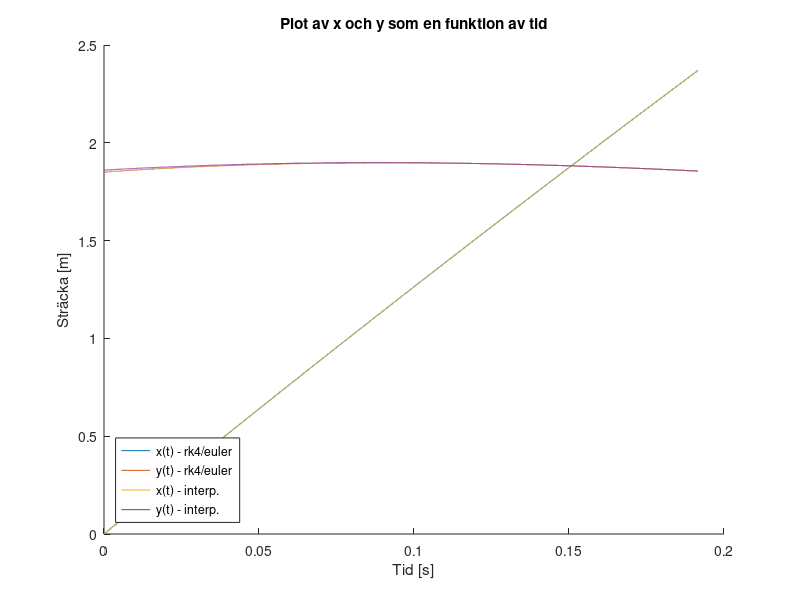

Reproduce this figure in MATLAB. (Note: this script raises an error after producing the figure.)

%Uppgift a)

clear; close all; clc;

%Givna konstanter och funktioner
be=1.83;
d=2.37;
m=0.026;
V0=13;
h=1.85;
grad=5;
g=9.82;
Kx=0.001;
Ky=0.01;
dt=0.01;
tol=10^-5;

udot=@(u,v)(-(Kx/m)*u*sqrt(u^2+v^2));
vdot=@(u,v)(-g-(Ky/m)*v*sqrt(u^2+v^2));

maxiter=50;

for iter = 1:maxiter
    
    clear u; clear v; clear x ; clear y;
    
    u(1)=V0*cos((grad/360)*2*pi);
    v(1)=V0*sin((grad/360)*2*pi);
    
    x(1)=0; 
    y(1)=h; 

    trff_pnkt(1) = 0;
    
    %rk4
    while x(end) < d
    
        x(end+1)=x(end)+u(end)*dt;
        y(end+1)=y(end)+v(end)*dt;
        
        k1=udot(u(end),v(end));
        l1=vdot(u(end),v(end));
        k2=udot(u(end)+k1*dt/2, v(end)+l1*dt/2);
        l2=vdot(u(end)+k1*dt/2, v(end)+l1*dt/2);
        k3=udot(u(end)+k2*dt/2, v(end)+l2*dt/2);
        l3=vdot(u(end)+k2*dt/2, v(end)+l2*dt/2);
        k4=udot(u(end)+k3*dt, v(end)+l3*dt);
        l4=vdot(u(end)+k3*dt, v(end)+l3*dt);
    
        u(end+1)=u(end)+dt*(k1+2*k2+2*k3+k4)/6;
        v(end+1)=v(end)+dt*(l1+2*l2+2*l3+l4)/6;

    end
    

    %tidsintervall
    a=0;
    b=( length(x) - 1 ) * dt;
    t=a:dt:b;
    
    %Binärsök
%     if d < x(1)
%         mid=1;
%     end
%     
%     if d > x(end)
%         mid=length(x);
%     end
%     
%     hi = length(x);
%     lo = 1;
%     while lo <= hi
%         mid = fix( ( hi + lo ) * .5 );
%         if d < x(mid) 
%             hi = mid - 1;
%         
%         elseif d > x(mid)
%             lo = mid + 1;
% 
%         else
%             break
%         end
%     end
%     
    
    %interpolation
    %Andragrads- och tredjegradspolynom
    
    t_p = [t(end-3) t(end-2) t(end-1) t(end)]';
    t_mat = [t_p.^0 t_p.^1 t_p.^2 t_p.^3];
    t_mat2 = [t_p.^0 t_p.^1 t_p.^2];
    x_p = [x(end-3) x(end-2) x(end-1) x(end)]';
    y_p = [y(end-3) y(end-2) y(end-1) y(end)]';
   

    cx=t_mat\x_p; cy=t_mat\y_p;
    cx2= t_mat2\x_p; cy2=t_mat2\y_p;

    x_func = @(t) ( cx(1) + cx(2) * t + cx(3) * t^2 + cx(4)*t^3);
    y_func = @(t) ( cy(1) + cy(2) * t + cy(3) * t^2 + cy(4)*t^3);
    x_func2 = @(t) ( cx2(1) + cx2(2) * t + cx2(3) * t^2 );
    y_func2 = @(t) ( cy2(1) + cy2(2) * t + cy2(3) * t^2 );
    
    xp_func = @(t) ( cx(2) + 2*cx(3) * t + 3 * cx(4) * t^2);
    xp_func2 = @(t) ( cx2(2) + 2*cx2(3) * t );
    
    
    %newton-raphson
    
    %tredjegradsinterpolation
    t0 = .2;    trunc = 1;
    
    while abs( trunc ) > tol
        trunc = ( x_func( t0 ) - 2.37 ) / xp_func( t0 );
        t1 = t0 - trunc;
        t0 = t1;
    end 

    %andragradsinterpolation
    t2 = .2;    trunc = 1;
    
    while abs( trunc ) > tol
        trunc = ( x_func2( t2 ) - 2.37 ) / xp_func2( t2 );
        t3 = t2 - trunc;
        t2 = t3;
    end

    
    trff_pnkt(end+1) = y_func(t1);
    
    %Kollar s.a. båda interpolationer konvergerar mot samma värde
    disp( abs( y_func(t1) - y_func2(t3) ) )
    

    if abs( trff_pnkt(end) - trff_pnkt(end-1) ) < tol
        
        disp( abs( trff_pnkt(end)-trff_pnkt(end-1) ) )
        svar = trff_pnkt(end);
        break
    end
    
    dt = dt / 2;



end

hold on
plot(t,x,t,y)
plot(t,arrayfun(x_func,t),t,arrayfun(y_func,t))
legend({"x(t) - rk4/euler", "y(t) - rk4/euler","x(t) - interp.","y(t) - interp."}, "Location", "southwest")
title("Plot av x och y som en funktion av tid")
xlabel("Tid [s]")
ylabel("Sträcka [m]")


disp("träffpunkt från marken: " + svar )


%%

%b)

clear; close all; clc;
theta = 0:90;
%plot(theta, arrayfun(@f, theta))

%sekantmetoden

gr1 = 81; gr2 = 82; trunc = 1;
i=1;
while abs(trunc) > 10^-6
    
    trunc = f(gr1) * (gr1 - gr2) / (f(gr1) - f(gr2));
    r = gr1 - trunc;
    gr2 = gr1;
    gr1 = r;
    disp([i r])
    i=i+1;

end



function trff=f(grad)

%Funktion som räknar ut träffpunkt som en funktion av grad

%Givna konstanter och funktioner

d=2.37;
m=0.026;
V0=13;
h=1.85;
g=9.82;
Kx=0.001;
Ky=0.01;
be=1.83;

udot=@(u,v)(-(Kx/m)*u*sqrt(u^2+v^2));
vdot=@(u,v)(-g-(Ky/m)*v*sqrt(u^2+v^2));

dt = 6.103515625000000e-06;
u(1)=V0*cos((grad/360)*2*pi);
v(1)=V0*sin((grad/360)*2*pi);
x(1)=0; 
y(1)=h; 

while x(end) < d
    
    x(end+1)=x(end)+u(end)*dt;
    y(end+1)=y(end)+v(end)*dt;
    
    k1=udot(u(end),v(end));
    l1=vdot(u(end),v(end));
    k2=udot(u(end)+k1*dt/2, v(end)+l1*dt/2);
    l2=vdot(u(end)+k1*dt/2, v(end)+l1*dt/2);
    k3=udot(u(end)+k2*dt/2, v(end)+l2*dt/2);
    l3=vdot(u(end)+k2*dt/2, v(end)+l2*dt/2);
    k4=udot(u(end)+k3*dt, v(end)+l3*dt);
    l4=vdot(u(end)+k3*dt, v(end)+l3*dt);

    u(end+1)=u(end)+dt*(k1+2*k2+2*k3+k4)/6;
    v(end+1)=v(end)+dt*(l1+2*l2+2*l3+l4)/6;

end


%Binärsök
if d < x(1)
    mid=1;
end

if d > x(end)
    mid=length(x);
end

hi = length(x);
lo = 1;
while lo <= hi
    mid = fix( ( hi + lo ) * .5 );
    if d < x(mid) 
        hi = mid - 1;
    
    elseif d > x(mid)
        lo = mid + 1;

    else
        break
    end
end

trff = y(mid) - be;

end


